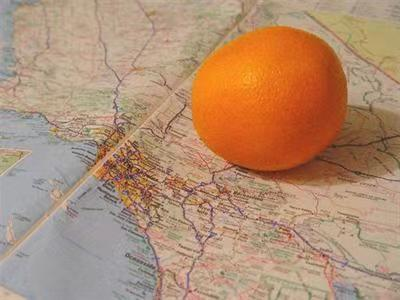
#> input picture imgs/orange.jpg, 400 x 300 px, found by its file name
$ python kmeans.py
#> lines starting #> are read from the running program, lines starting #| are printed output that depends on the picture
import numpy as np
import cv2 as cv
img = cv.imread('/home/zhangzhong/src/opencv/imgs/orange.jpg')
#> img is the input picture: shape (300, 400, 3); mean B, G, R 114.4, 141.8, 177.8
Z = img.reshape((-1, 3))
# convert to np.float32
Z = np.float32(Z)
# define criteria, number of clusters(K) and apply kmeans()
criteria = (cv.TERM_CRITERIA_EPS + cv.TERM_CRITERIA_MAX_ITER, 10, 1.0)
K = 2
ret, label, center = cv.kmeans(
    Z, K, None, criteria, 10, cv.KMEANS_RANDOM_CENTERS)
#> ret = 170735036.1; center = [[138.8, 157.7, 178.3], [42.54, 94.8, 176.5]]
# Now convert back into uint8, and make original image
center = np.uint8(center)
#> center = [[138, 157, 178], [42, 94, 176]]
res = center[label.flatten()]
res2 = res.reshape((img.shape))
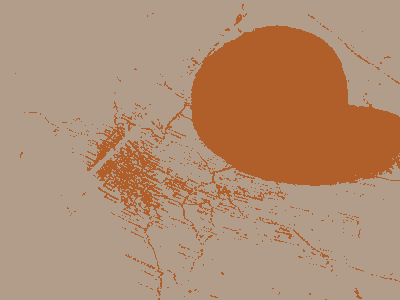
#> res2: shape (300, 400, 3); mean B, G, R 113.7, 141.1, 177.5
cv.imshow('res2', res2)
cv.waitKey(0)
cv.destroyAllWindows()
